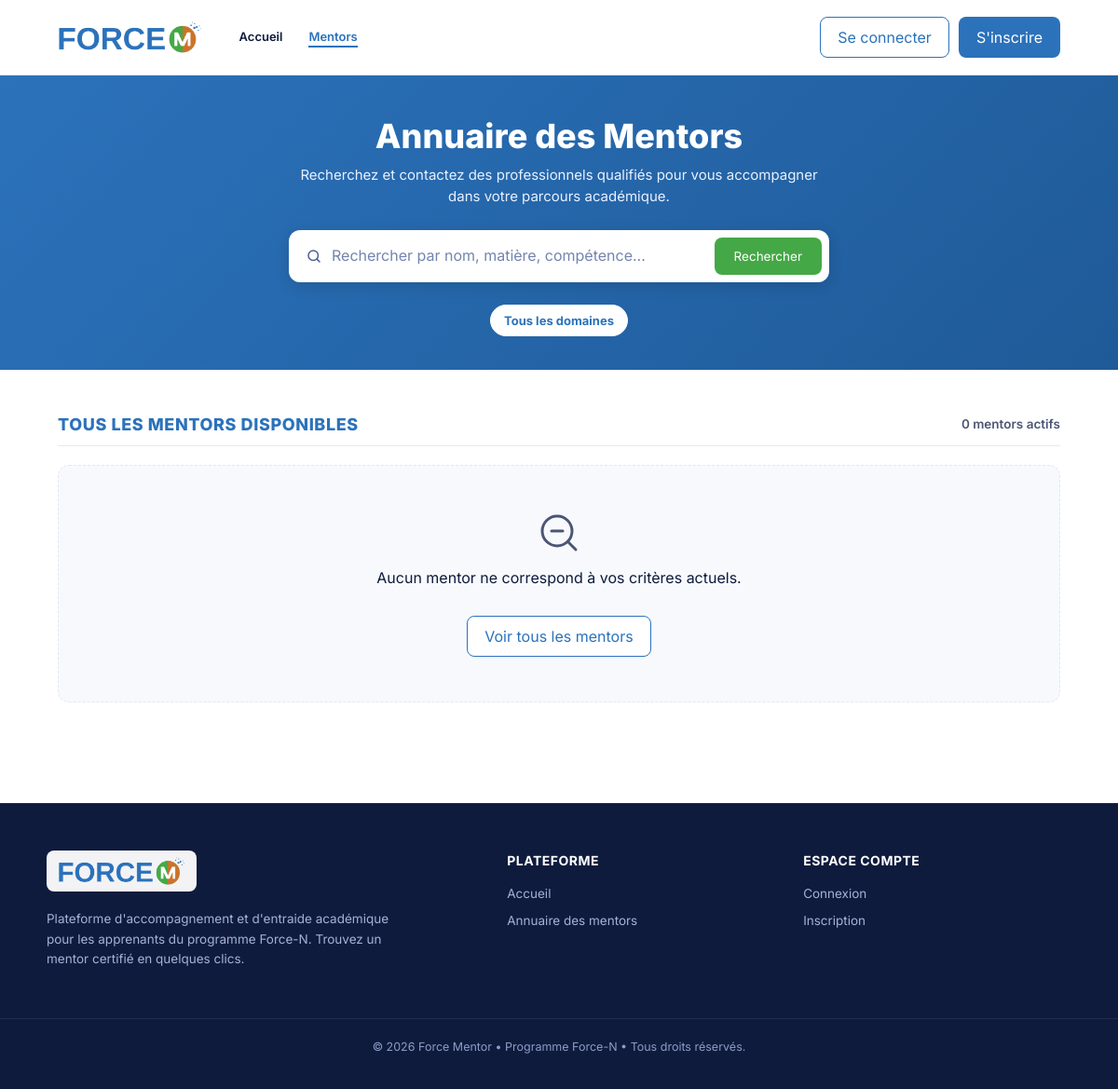
Before: /mentors/ with the older database file.
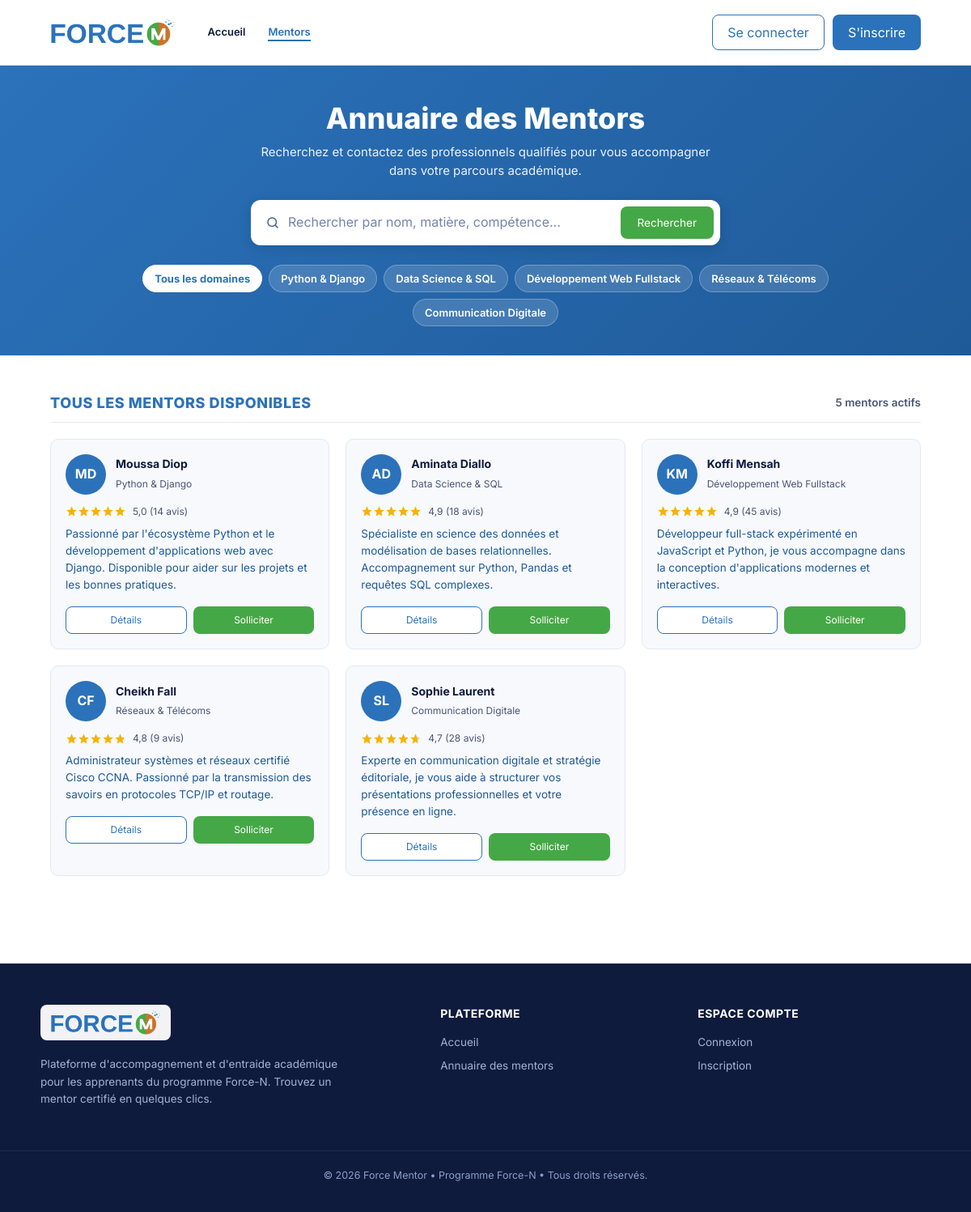
After: the same page with the newer database file.
### mentors/models.py (models this page shows, shortened)
class Mentor(models.Model):
    nom = models.CharField(max_length=120)
    domaine = models.CharField(max_length=120)
    bio = models.TextField()
    photo = models.ImageField(upload_to="mentors/", blank=True)
    note = models.DecimalField(max_digits=2, decimal_places=1, default=5.0)
    nb_avis = models.PositiveIntegerField(default=0)
    actif = models.BooleanField(default=True)
    class Meta:
        ordering = ["-note", "nom"]
    @property
    def initiales(self):
        return "".join(p[0] for p in self.nom.split()[:2]).upper()
    @property
    def profile(self):
        from accounts.models import Profile
        parts = self.nom.split(maxsplit=1)
        if len(parts) == 2:
            p = Profile.objects.filter(user__first_name__iexact=parts[0], user__last_name__iexact=parts[1]).first()
            if p:
                return p
        if parts:
            p = Profile.objects.filter(user__first_name__icontains=parts[0]).first()
            if p:
                return p
        return Profile.objects.filter(role__in=['MENTOR', 'LES_DEUX']).first()

### mentors/views.py (the view)
# urls.py: path('mentors/', mentor_views.mentor_list, name='mentor_list'),
def mentor_list(request):
    q = request.GET.get("q", "").strip()
    domaine_filter = request.GET.get("domaine", "").strip()
    mentors = Mentor.objects.filter(actif=True)
    if q:
        mentors = mentors.filter(
            Q(nom__icontains=q) | Q(domaine__icontains=q) | Q(bio__icontains=q)
        )
    if domaine_filter:
        mentors = mentors.filter(domaine__iexact=domaine_filter)
    domaines = Mentor.objects.filter(actif=True).values_list("domaine", flat=True).distinct()
    return render(request, "mentors/list.html", {
        "mentors": mentors,
        "q": q,
        "domaine_filter": domaine_filter,
        "domaines": domaines,
        "total_count": mentors.count(),
    })

### templates/mentors/list.html (shortened to what this page needs)
{% extends "base.html" %}
{% block content %}
<div class="list-hero">
  <div class="container text-center">
    <h1 class="list-hero__title">Annuaire des Mentors</h1>
    <p class="list-hero__sub">Recherchez et contactez des professionnels qualifiés pour vous accompagner dans votre parcours académique.</p>
    <form class="search list-search" method="get" action="{% url 'mentors:list' %}">
      <svg class="search__icon" width="18" height="18" viewBox="0 0 24 24" fill="none" stroke="currentColor" stroke-width="2" stroke-linecap="round"><circle cx="11" cy="11" r="7"/><path d="m20 20-3.5-3.5"/></svg>
      <input type="text" name="q" placeholder="Rechercher par nom, matière, compétence..." value="{{ q|default:'' }}">
      <button type="submit" class="btn btn--green">Rechercher</button>
    </form>
    <div class="domain-filters">
      <a href="{% url 'mentors:list' %}" class="filter-chip {% if not domaine_filter %}filter-chip--active{% endif %}">
        Tous les domaines
      </a>
      {% for dom in domaines %}
        <a href="{% url 'mentors:list' %}?domaine={{ dom|urlencode }}{% if q %}&q={{ q|urlencode }}{% endif %}" class="filter-chip {% if domaine_filter == dom %}filter-chip--active{% endif %}">
          {{ dom }}
        </a>
      {% endfor %}
    </div>
  </div>
</div>
<section class="section">
  <div class="container">
    <div class="list-meta">
      <h2 class="section__title" style="text-align: left; margin: 0; font-size: 18px;">
        {% if q or domaine_filter %}
          Résultats de recherche
        {% else %}
          Tous les mentors disponibles
        {% endif %}
      </h2>
      <span class="list-meta__count">{{ total_count }} mentor{{ total_count|pluralize }} actif{{ total_count|pluralize }}</span>
    </div>
    <div class="mentors">
      {% for mentor in mentors %}
        {% include "mentors/partials/_mentor_card.html" %}
      {% empty %}
        <div class="empty-state">
          <svg width="48" height="48" viewBox="0 0 24 24" fill="none" stroke="currentColor" stroke-width="1.5" stroke-linecap="round" style="color: var(--muted); margin-bottom: 12px;"><circle cx="11" cy="11" r="8"/><line x1="21" y1="21" x2="16.65" y2="16.65"/><line x1="8" y1="11" x2="14" y2="11"/></svg>
          <p>Aucun mentor ne correspond à vos critères actuels.</p>
          <a href="{% url 'mentors:list' %}" class="btn btn--outline" style="margin-top: 12px;">Voir tous les mentors</a>
        </div>
      {% endfor %}
    </div>
  </div>
</section>
{% endblock %}

### templates/base.html (shortened to what this page needs)
{% load static %}
<!DOCTYPE html>
<html lang="fr">
<head>
  <link href="https://cdn.jsdelivr.net/npm/bootstrap@5.3.3/dist/css/bootstrap.min.css" rel="stylesheet">
  <link rel="stylesheet" href="https://cdn.jsdelivr.net/npm/bootstrap-icons@1.11.3/font/bootstrap-icons.min.css">
  <link rel="stylesheet" href="{% static 'css/style.css' %}">
</head>
<body>
  {% block navbar %}
    {% include "mentors/partials/_navbar.html" %}
  {% endblock %}
  <main>{% block content %}{% endblock %}</main>
  {% block footer %}
    <footer class="footer">
      <div class="container footer__inner">
        <div class="footer__col">
          <a href="{% url 'mentors:home' %}" class="logo-brand" aria-label="Force Mentor" style="display: inline-block; background: rgba(255,255,255,0.95); padding: 6px 12px; border-radius: 8px;">
            <img src="{% static 'img/Logo_Force_Mentor.png' %}" alt="Force Mentor" height="32" style="max-height: 32px; width: auto; display: block;">
          </a>
          <p class="footer__desc">
            Plateforme d'accompagnement et d'entraide académique pour les apprenants du programme Force-N. Trouvez un mentor certifié en quelques clics.
          </p>
        </div>
        <div class="footer__links">
          <div>
            <strong>Plateforme</strong>
            <a href="{% url 'mentors:home' %}">Accueil</a>
            <a href="{% url 'mentors:list' %}">Annuaire des mentors</a>
          </div>
          <div>
            <strong>Espace Compte</strong>
            {% if user.is_authenticated %}
              <span>Connecté : {{ user.first_name|default:user.username }}</span>
              <a href="{% url 'profile' %}">Modifier mon profil</a>
            {% else %}
              <a href="{% url 'login' %}">Connexion</a>
              <a href="{% url 'register' %}">Inscription</a>
            {% endif %}
          </div>
        </div>
      </div>
      <div class="footer__bottom">
        <div class="container">
          <p>&copy; 2026 Force Mentor &bull; Programme Force-N &bull; Tous droits réservés.</p>
        </div>
      </div>
    </footer>
  {% endblock %}
</body>
</html>

### templates/mentors/partials/_navbar.html (shortened to what this page needs)
{% load static %}
<header class="navbar">
  <div class="container navbar__inner">
    <a href="{% url 'mentors:home' %}" class="logo-brand" aria-label="Force Mentor" style="display: flex; align-items: center;">
      <img src="{% static 'img/Logo_Force_Mentor.png' %}" alt="Force Mentor" height="36" style="max-height: 36px; width: auto; display: block;">
    </a>
    <nav class="navbar__links" id="navbarLinks">
      <a href="{% url 'mentors:home' %}" class="{% if request.path == '/' %}active{% endif %}">Accueil</a>
      <a href="{% url 'mentors:list' %}" class="{% if '/mentors/' in request.path %}active{% endif %}">Mentors</a>
    </nav>
    <div class="navbar__actions" id="navbarActions">
      {% if user.is_authenticated %}
        <a href="{% url 'profile' %}" class="btn btn--outline" title="Gérer mon profil">
          <i class="bi bi-person-fill" style="margin-right: 4px;"></i>{{ user.first_name|default:user.username }}
        </a>
        <form method="post" action="{% url 'logout' %}" style="display:inline;margin:0;">
          {% csrf_token %}
          <button type="submit" class="btn btn--primary" style="cursor:pointer;border:none;">Déconnexion</button>
        </form>
      {% else %}
        <a href="{% url 'login' %}" class="btn btn--outline">Se connecter</a>
        <a href="{% url 'register' %}" class="btn btn--primary">S'inscrire</a>
      {% endif %}
    </div>
  </div>
</header>

### templates/mentors/partials/_mentor_card.html
<article class="mentor">
  <div class="mentor__head">
    {% if mentor.photo %}
      <img class="avatar" src="{{ mentor.photo.url }}" alt="{{ mentor.nom }}">
    {% else %}
      <span class="avatar avatar--initials">{{ mentor.initiales }}</span>
    {% endif %}
    <div>
      <strong>{{ mentor.nom }}</strong>
      <small>{{ mentor.domaine }}</small>
    </div>
  </div>
  <div class="rating">
    <span class="stars" style="--rating: {{ mentor.note|stringformat:'.1f' }}" aria-label="Note {{ mentor.note }} sur 5"></span>
    <span>{{ mentor.note }} ({{ mentor.nb_avis }} avis)</span>
  </div>
  <p>{{ mentor.bio }}</p>
  <div class="mentor__actions" style="margin-top: 14px; display: flex; gap: 8px;">
    {% if mentor.profile %}
      <a href="{% url 'mentor_detail' mentor.profile.id %}" class="btn btn--outline" style="flex: 1; justify-content: center; font-size: 12px; padding: 7px 10px;">Détails</a>
      <a href="{% url 'create_request' mentor.profile.id %}" class="btn btn--green" style="flex: 1; justify-content: center; font-size: 12px; padding: 7px 10px;">Solliciter</a>
    {% else %}
      <a href="{% url 'mentors:list' %}?q={{ mentor.nom }}" class="btn btn--outline" style="width: 100%; justify-content: center; font-size: 12px;">En savoir plus</a>
    {% endif %}
  </div>
</article>

Changed rows visible on the page:
added Mentor: initiales "MD", nom "Moussa Diop", domaine "Python & Django", note "5,0", nb_avis "14", bio "Passionné par l'écosystème Python et le développement d'applications web avec Django. Disponible pour aider sur les projets et les bonnes pratiques.", shows "Détails"
added Mentor: initiales "AD", nom "Aminata Diallo", domaine "Data Science & SQL", note "4,9", nb_avis "18", bio "Spécialiste en science des données et modélisation de bases relationnelles. Accompagnement sur Python, Pandas et requêtes SQL complexes.", shows "Détails"
added Mentor: initiales "KM", nom "Koffi Mensah", domaine "Développement Web Fullstack", note "4,9", nb_avis "45", bio "Développeur full-stack expérimenté en JavaScript et Python, je vous accompagne dans la conception d'applications modernes et interactives.", shows "Détails"
added Mentor: initiales "CF", nom "Cheikh Fall", domaine "Réseaux & Télécoms", note "4,8", nb_avis "9", bio "Administrateur systèmes et réseaux certifié Cisco CCNA. Passionné par la transmission des savoirs en protocoles TCP/IP et routage.", shows "Détails"
added Mentor: initiales "SL", nom "Sophie Laurent", domaine "Communication Digitale", note "4,7", nb_avis "28", bio "Experte en communication digitale et stratégie éditoriale, je vous aide à structurer vos présentations professionnelles et votre présence en ligne.", shows "Détails"
Other visible differences:
{{ total_count }}: "0" → "5"
new list line: "Python & Django"
new list line: "Data Science & SQL"
new list line: "Développement Web Fullstack"
new list line: "Réseaux & Télécoms"
new list line: "Communication Digitale"
text no longer shown: "Aucun mentor ne correspond à vos critères actuels. Voir tous les mentors"
